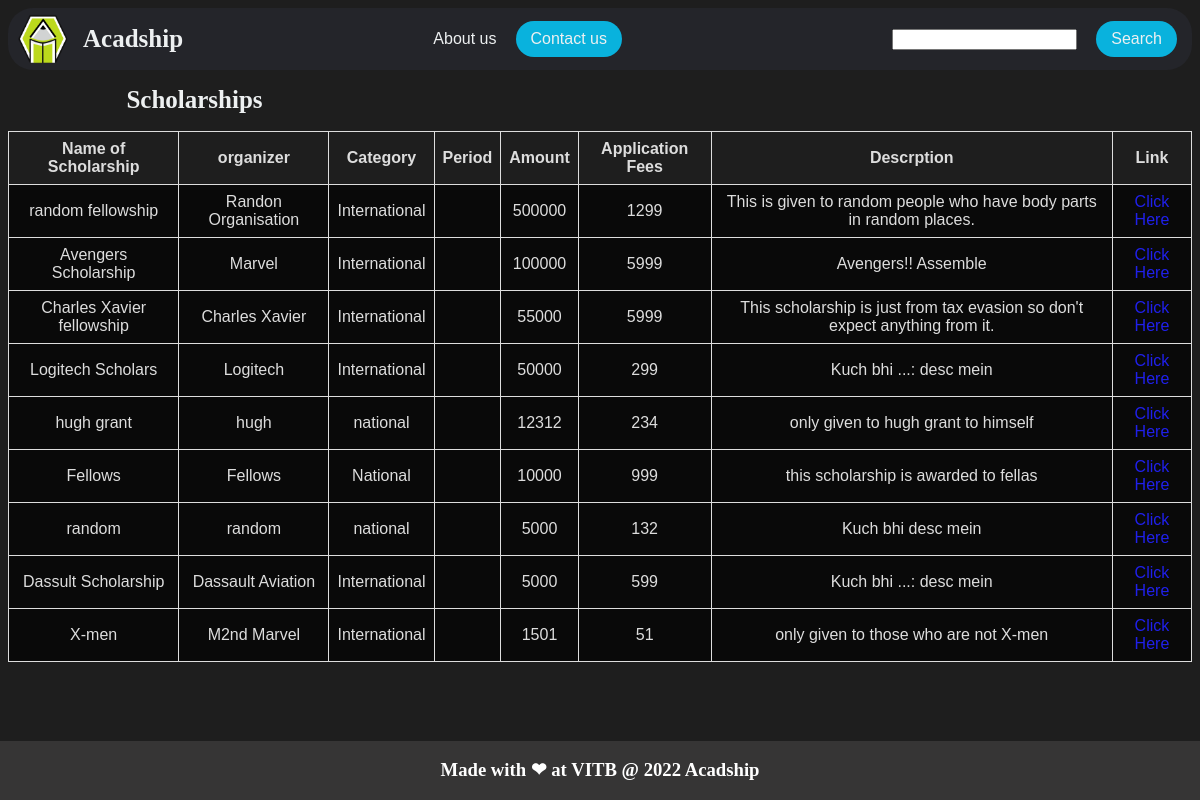
Page /app/ on the earlier database version.
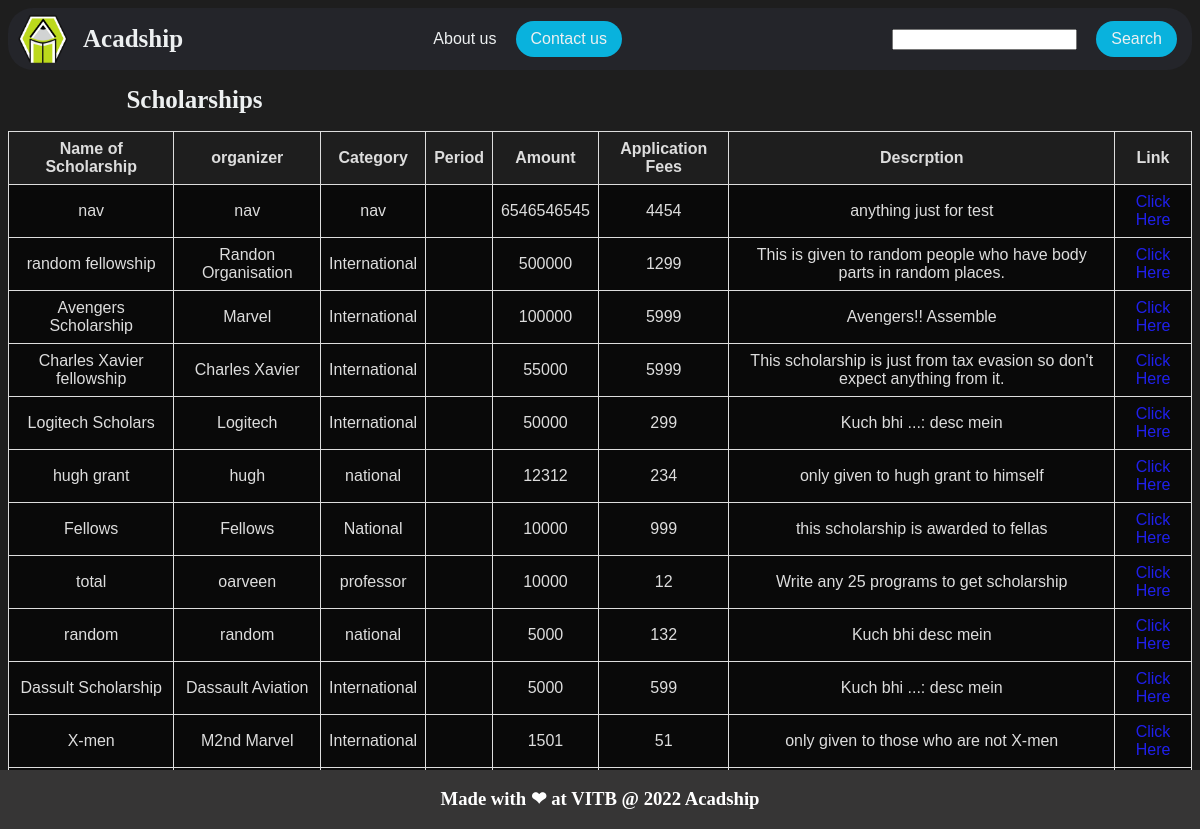
Same page on the later database version.
### app/models.py (models this page shows, shortened)
class App(models.Model):
    name = models.CharField(max_length=64)
    organizer = models.CharField(max_length=64)
    category = models.CharField(max_length=32)
    Duration = models.DateTimeField(max_length=32)
    amount = models.IntegerField()
    application_fees = models.IntegerField()
    description = models.CharField(max_length=512)
    link = models.URLField(max_length=128)

### app/views.py (the view)
# urls.py: path("", views.index, name = "index")
def index(request):
    search_post = request.GET.get('search')
    if search_post:
        apps = App.objects.filter(Q(name__contains=search_post) | Q(category__contains=search_post) | Q(period__contains=search_post) |Q(amount__contains=search_post) | Q(link__contains=search_post) | Q(description__contains=search_post) | Q(application_fees__contains=search_post) |Q(organizer__contains=search_post))
    else:
        apps = App.objects.all().order_by("-amount")
    return render(request, "app/index.html",{
        "apps":apps
    })

### app/templates/app/index.html (shortened to what this page needs)
{% load static %}
<!DOCTYPE html>
<html lang = "en">
    <head>
        <link rel="stylesheet" href="{% static 'app/styles.css' %}">
    </head>
<body>
<header>
        <div class="name">
            <img class="logo" src="{% static 'app/images/Acadship.png' %}" alt="logo">
            <h1>Acadship</h1>
        </div>
        <div class="abc">
            <a href="#">About us</a>
            <a class="cta" href="#"><button>Contact us</button></a>
        </div>
        <div>
          <form name="search">
            <input name="search">
            <button>Search</button>
          </form>
        </div>
    </header>
    <h1>Scholarships</h1>
    <table>
        <tr>
            <th>Name of Scholarship</th>
            <th>organizer</th>
            <th>Category</th>
            <th>Period</th>
            <th>Amount</th>
            <th>Application Fees</th>
            <th>Descrption</th>
            <th>Link</th>
        </tr>
    {% for app in apps %}
        <tr style="background-color:#020202bb">
            <td>{{app.name}}</td>
            <td>{{app.organizer}}</td>
            <td>{{app.category}}</td>
            <td>{{app.period}}</td>
            <td>{{app.amount}}</td>
            <td>{{app.application_fees}}</td>
            <td>{{app.description}}</td>
            <td><a href = "{{app.link}}" style = "color: rgb(32, 32, 235)">Click Here</a></td>
        </tr>
        {% endfor %}
    </table>
    <footer class="footer">
        <div class="footer-content">
            <h3>Made with ❤ at VITB @ 2022 Acadship</h3>
        </div>
    </footer>
</body>
</html>

### app/static/app/styles.css (style rules this page uses)
body { background-size: cover; background-color: #1e1e1e; }
a { color: #fffdfd; text-decoration: none; font-size: 20px; }
table { font-family: Arial, Helvetica, sans-serif; border-collapse: collapse; width: 100%; }
td, th { border: 1px solid #dddddd; text-align: center; padding: 8px; color: #dddddd ; }
tr:nth-child(even) { background-color: #dddddd; }
.footer { position: fixed; left: 0; bottom: 0; width: 100%; background-color: rgb(54, 53, 53); color: white; text-align: center; }
li, a, button { font-family: "Montserrat", sans-serif; font-weight: 500; font-size: 16px; color: #edf0f1; text-decoration: none; box-sizing: border-box; margin: 0; padding: -10px; }
header { justify-content: space-between; display: flex; align-items: center; border-radius: 25px; background-color: #24252A; padding-left: 10px; padding-right: 10px; }
.logo { cursor: pointer; height: 50px; width: 50px; }
.name { display:inline-flex; align-items: center; }
button { margin-right: 5px; padding: 9px 15px; background-color: rgb(9, 178, 221); border: none; border-radius: 20px ; cursor: pointer; transition: all 0.3s ease 0s; margin-left: 15px; }
h1 { color: #edf0f1; margin-left: 10%; font-size: 25px; }
.footer { margin-top: 20px; left: 0; bottom: 0; width: 100%; background-color: rgb(54, 53, 53); color: white; text-align: center; }

Differences in the rows shown:
added App: name "nav", organizer "nav", category "nav", amount "6546546545", application_fees "4454", description "anything just for test"
added App: name "total", organizer "oarveen", category "professor", amount "10000", application_fees "12", description "Write any 25 programs to get scholarship"
